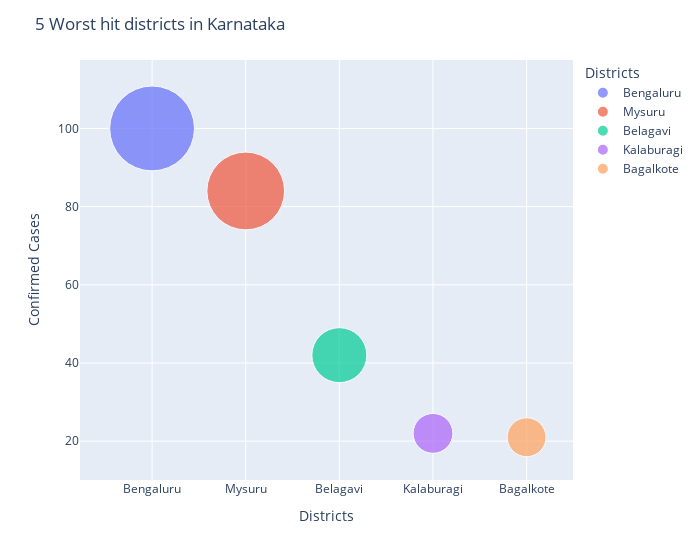

Source (notebook cell):
### Code cell
fig = px.scatter(sortedDistrict.head(), x="Districts", y="Confirmed", size="Confirmed", color="Districts",
               hover_name="Districts", size_max=60)
fig.update_layout(
    title=str(5) +" Worst hit districts in Karnataka",
    xaxis_title="Districts",
    yaxis_title="Confirmed Cases",
    width = 700
    )
fig.show();

### Figure 1 — Plotly figure (JSON) as saved in the notebook; plotly's stock layout.template omitted (floating-point values rounded to 4 significant figures)
{"data": [{"hovertemplate": "<b>%{hovertext}</b><br><br>Districts=%{x}<br>Confirmed=%{marker.size}<extra></extra>", "hovertext": ["Bengaluru"], "legendgroup": "Bengaluru", "marker": {"color": "#636efa", "size": [100], "sizemode": "area", "sizeref": 0.02778, "symbol": "circle"}, "mode": "markers", "name": "Bengaluru", "showlegend": true, "type": "scatter", "x": ["Bengaluru"], "xaxis": "x", "y": [100], "yaxis": "y"}, {"hovertemplate": "<b>%{hovertext}</b><br><br>Districts=%{x}<br>Confirmed=%{marker.size}<extra></extra>", "hovertext": ["Mysuru"], "legendgroup": "Mysuru", "marker": {"color": "#EF553B", "size": [84], "sizemode": "area", "sizeref": 0.02778, "symbol": "circle"}, "mode": "markers", "name": "Mysuru", "showlegend": true, "type": "scatter", "x": ["Mysuru"], "xaxis": "x", "y": [84], "yaxis": "y"}, {"hovertemplate": "<b>%{hovertext}</b><br><br>Districts=%{x}<br>Confirmed=%{marker.size}<extra></extra>", "hovertext": ["Belagavi"], "legendgroup": "Belagavi", "marker": {"color": "#00cc96", "size": [42], "sizemode": "area", "sizeref": 0.02778, "symbol": "circle"}, "mode": "markers", "name": "Belagavi", "showlegend": true, "type": "scatter", "x": ["Belagavi"], "xaxis": "x", "y": [42], "yaxis": "y"}, {"hovertemplate": "<b>%{hovertext}</b><br><br>Districts=%{x}<br>Confirmed=%{marker.size}<extra></extra>", "hovertext": ["Kalaburagi"], "legendgroup": "Kalaburagi", "marker": {"color": "#ab63fa", "size": [22], "sizemode": "area", "sizeref": 0.02778, "symbol": "circle"}, "mode": "markers", "name": "Kalaburagi", "showlegend": true, "type": "scatter", "x": ["Kalaburagi"], "xaxis": "x", "y": [22], "yaxis": "y"}, {"hovertemplate": "<b>%{hovertext}</b><br><br>Districts=%{x}<br>Confirmed=%{marker.size}<extra></extra>", "hovertext": ["Bagalkote"], "legendgroup": "Bagalkote", "marker": {"color": "#FFA15A", "size": [21], "sizemode": "area", "sizeref": 0.02778, "symbol": "circle"}, "mode": "markers", "name": "Bagalkote", "showlegend": true, "type": "scatter", "x": ["Bagalkote"], "xaxis": "x", "y": [21], "yaxis": "y"}], "layout": {"legend": {"itemsizing": "constant", "title": {"text": "Districts"}, "tracegroupgap": 0}, "margin": {"t": 60}, "title": {"text": "5 Worst hit districts in Karnataka"}, "width": 700, "xaxis": {"anchor": "y", "categoryarray": ["Bengaluru", "Mysuru", "Belagavi", "Kalaburagi", "Bagalkote"], "categoryorder": "array", "domain": [0, 1], "title": {"text": "Districts"}}, "yaxis": {"anchor": "x", "domain": [0, 1], "title": {"text": "Confirmed Cases"}}}}
